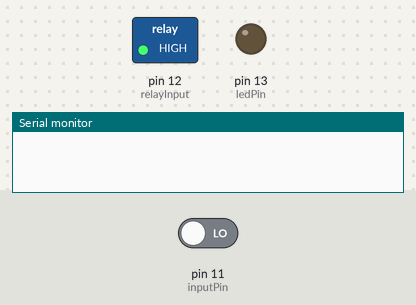
This sketch was run on a simulated Arduino Uno, built with avr-gcc and run on an emulated ATmega328P. On the bench: switched loads named in the sketch (green lamp = pin HIGH), output pins drawn as LEDs (lit = HIGH), the last lines printed to the serial monitor. The test bench sets the inputs (shaded band); at power-on: pin 11 (inputPin) LOW.

Above: at 1.2 s.
1.3 s: pin 11 (inputPin) driven HIGH
At 1.7 s:
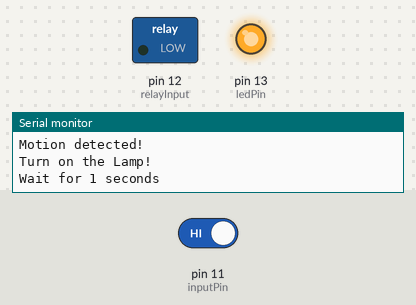
At 3.5 s:
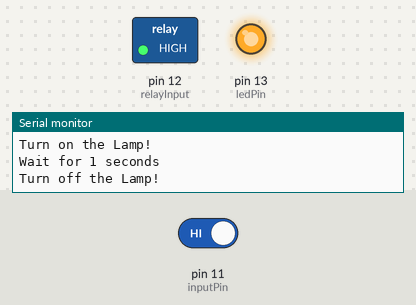
3.8 s: pin 11 (inputPin) driven LOW
At 4.9 s:
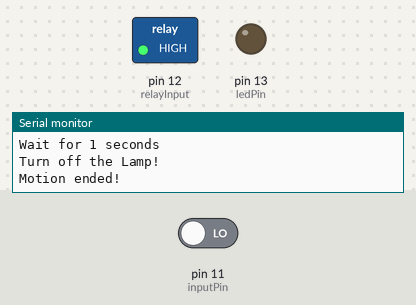
Timing chart, 0 to 6.8 s (numbered marks = the images above; inputs shaded):
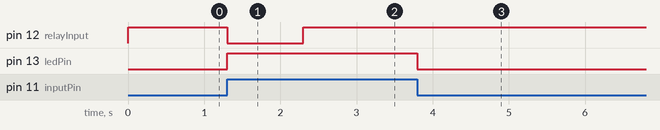

Measured:
- after the input at 1.3 s, pin 12 (relayInput): HIGH → LOW at once, → HIGH 1.0 s later; pin 13 (ledPin): LOW → HIGH at once
- after the input at 3.8 s, pin 13 (ledPin): HIGH → LOW at once

The sketch:

PIR_Relay_Test.ino
```cpp
// (licence header left out)
int ledPin = 13;                // choose the pin for the LED
int relayInput = 12;             // choose the pin for the relay
int inputPin = 11;               // choose the input pin (for PIR sensor)
int pirState = LOW;             // we start, assuming no motion detected
int val = 0;                    // variable for reading the pin status

void setup() {
  pinMode(ledPin, OUTPUT);      // declare LED as output
  pinMode(inputPin, INPUT);     // declare sensor as input
  pinMode(relayInput, OUTPUT);  // declare relay as output
  digitalWrite(relayInput, HIGH);//assuming relay is off
  Serial.begin(9600)
  ;
}

void loop(){
  val = digitalRead(inputPin);  // read input value
  if (val == HIGH) {            // check if the input is HIGH
    digitalWrite(ledPin, HIGH);  // turn LED ON
    if (pirState == LOW) {
      // we have just turned on
      Serial.println("Motion detected!");
      // We only want to print on the output change, not state
      pirState = HIGH;
      digitalWrite(relayInput, LOW); // The Relay Input works Inversly
      Serial.println("Turn on the Lamp!");
      Serial.println("Wait for 1 seconds");
      delay(1000);              // delay for 30 seconds
      digitalWrite(relayInput, HIGH);// Relay input operation is positive
      Serial.println("Turn off the Lamp!");
    }
  }
  else
  {
    digitalWrite(ledPin, LOW); // turn LED OFF
    if (pirState == HIGH)
    {
      // we have just turned of
      Serial.println("Motion ended!");
      // We only want to print on the output change, not state
      pirState = LOW;
    }
  }
}
```
